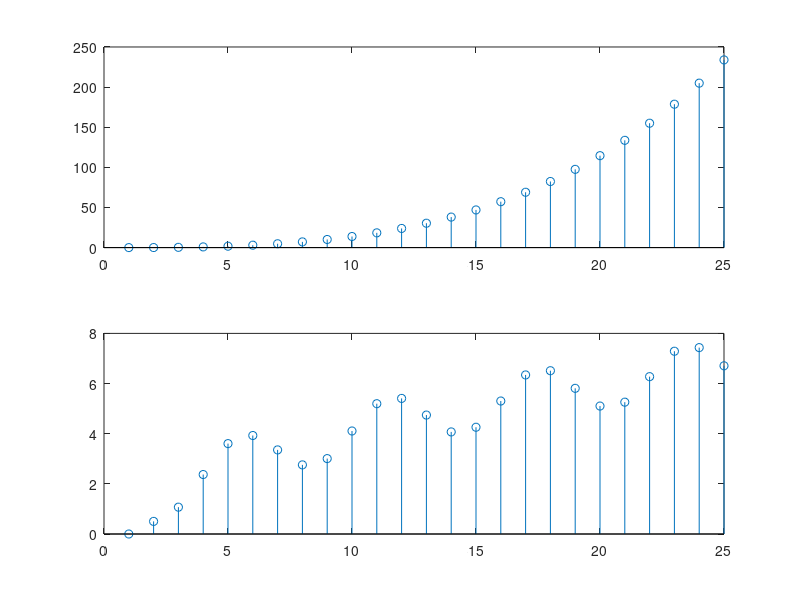

MATLAB code for this plot:
x=linspace(0,5,25);
f1 = (x.^2).*(exp(sqrt(x)));
f2 = 3.*sqrt(x)+sin(8.*pi.*x);
subplot(211);
plot(x,f1);
stem(f1);
subplot(212);
plot(x,f2);

stem(f2);